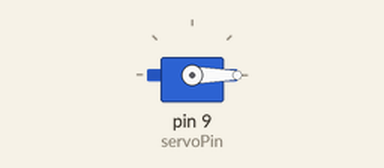
A sketch run on a simulated Arduino Uno, built with avr-gcc and run on an emulated ATmega328P. Shown: servo.

Above: at 0.05 s.
At 0.45 s:
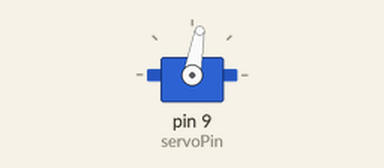
At 0.9 s:
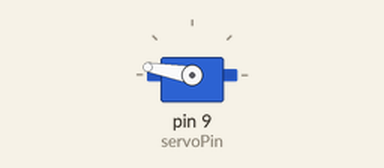
At 1.75 s:
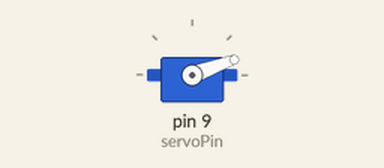
Timing chart, 0 to 4.1 s (numbered marks = the images above):
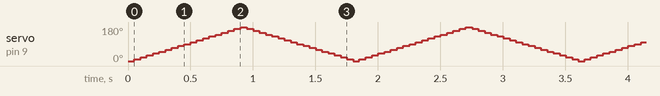

The sketch:

27-servo.ino
```cpp
/*
  This code snippet is used to control a servo motor to scan from 0 to 180 degrees
  and then back from 180 to 0 degrees repeatedly.

  Board: Arduino Uno R4 (or R3)
  Component: Servo motor(SG90)
*/

#include <Servo.h>

const int servoPin = 9;  // Define the servo pin
int angle = 0;           // Initialize the angle variable to 0 degrees
Servo servo;             // Create a servo object

void setup() {
  servo.attach(servoPin);
}

void loop() {
  // scan from 0 to 180 degrees
  for (angle = 0; angle < 180; angle+=10) {
    servo.write(angle);
    delay(50);
  }
  // now scan back from 180 to 0 degrees
  for (angle = 180; angle > 0; angle-=10) {
    servo.write(angle);
    delay(50);
  }
}
```
